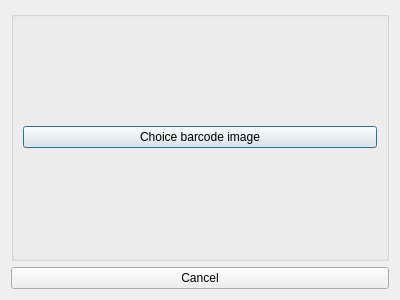
<?xml version="1.0" encoding="UTF-8"?>
<ui version="4.0">
 <class>ScannerWindow</class>
 <widget class="QDialog" name="ScannerWindow">
  <property name="geometry">
   <rect>
    <x>0</x>
    <y>0</y>
    <width>400</width>
    <height>300</height>
   </rect>
  </property>
  <property name="windowTitle">
   <string>Scanner Window</string>
  </property>
  <property name="locale">
   <locale language="Finnish" country="Finland"/>
  </property>
  <layout class="QVBoxLayout" name="verticalLayout">
   <item>
    <widget class="QGroupBox" name="groupBox">
     <property name="title">
      <string/>
     </property>
     <layout class="QGridLayout" name="gridLayout">
      <item row="0" column="0">
       <widget class="QPushButton" name="choiceBarcode">
        <property name="text">
         <string>Choice barcode image</string>
        </property>
       </widget>
      </item>
     </layout>
    </widget>
   </item>
   <item>
    <widget class="QPushButton" name="closeButton">
     <property name="text">
      <string>Cancel</string>
     </property>
    </widget>
   </item>
  </layout>
 </widget>
 <resources/>
 <connections>
  <connection>
   <sender>closeButton</sender>
   <signal>clicked()</signal>
   <receiver>ScannerWindow</receiver>
   <slot>close()</slot>
   <hints>
    <hint type="sourcelabel">
     <x>20</x>
     <y>20</y>
    </hint>
    <hint type="destinationlabel">
     <x>20</x>
     <y>20</y>
    </hint>
   </hints>
  </connection>
 </connections>
</ui>
